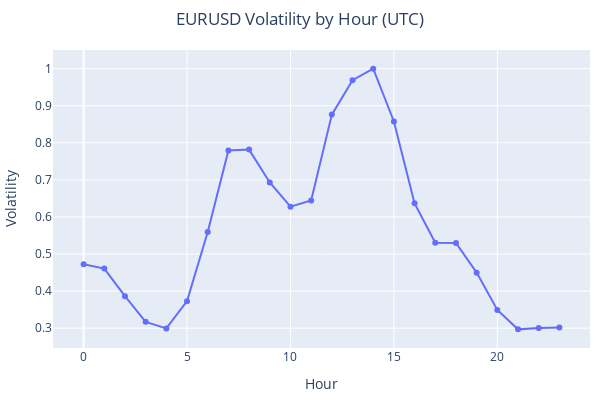

Write notebook code for a chart like this one.
### Code cell
fig = plot_volatility(eurusd, "EURUSD Volatility by Hour (UTC)")
fig.show()

### Figure 1 — Plotly figure (JSON) as saved in the notebook; plotly's stock layout.template omitted (floating-point values rounded to 4 significant figures)
{"data": [{"hovertemplate": "variable=range<br>Hour=%{x}<br>Volatility=%{y}<extra></extra>", "legendgroup": "range", "line": {"color": "#636efa", "dash": "solid"}, "marker": {"symbol": "circle"}, "mode": "lines+markers", "name": "range", "orientation": "v", "showlegend": true, "type": "scatter", "x": [0, 1, 2, 3, 4, 5, 6, 7, 8, 9, 10, 11, 12, 13, 14, 15, 16, 17, 18, 19, 20, 21, 22, 23], "xaxis": "x", "y": [0.4725, 0.4606, 0.3863, 0.317, 0.2995, 0.3729, 0.5594, 0.7792, 0.7816, 0.6929, 0.6276, 0.6442, 0.876, 0.9688, 1, 0.8576, 0.6366, 0.5305, 0.5297, 0.4498, 0.3491, 0.2968, 0.3006, 0.3019], "yaxis": "y"}], "layout": {"height": 400, "legend": {"title": {"text": "variable"}, "tracegroupgap": 0}, "margin": {"b": 50, "l": 20, "r": 10, "t": 50}, "showlegend": false, "title": {"text": "EURUSD Volatility by Hour (UTC)", "x": 0.5}, "width": 600, "xaxis": {"anchor": "y", "domain": [0, 1], "title": {"text": "Hour"}}, "yaxis": {"anchor": "x", "domain": [0, 1], "title": {"text": "Volatility"}}}}
